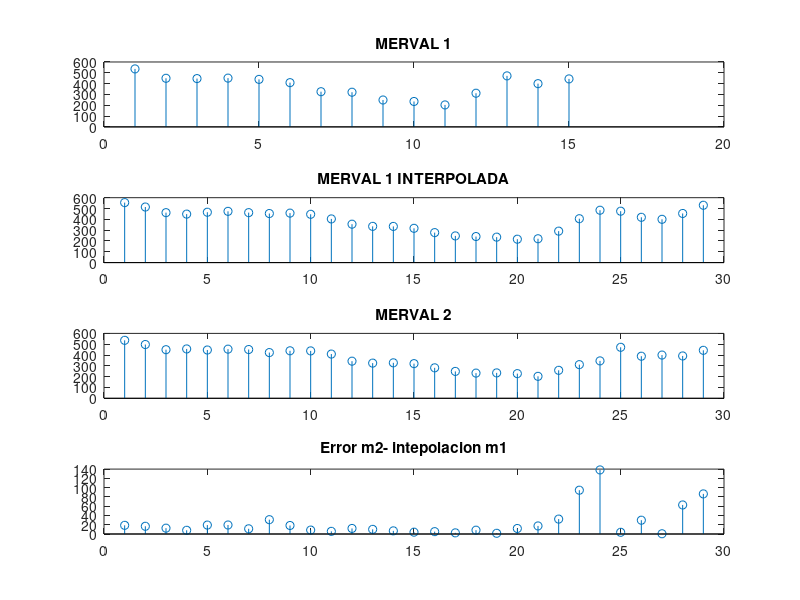

Reproduce this figure in MATLAB.
m1 = load('merval1.txt');
m2 = load('merval2.txt');
Tm1 = fft(m1);
N = length(m1);
X = [Tm1(1:N/2); zeros(N,1); Tm1(N/2+1:N);];
inter = ifft(X).*2;%el 2 es xq al aumentar el numero de puntos al doble, la mag de los palitos se va ver reducido a la mitad

subplot(4,1,1);stem(m1);title('MERVAL 1')

subplot(4,1,2);stem(real(inter));title('MERVAL 1 INTERPOLADA')

subplot(4,1,3);stem(m2);title('MERVAL 2')

subplot(4,1,4);error= m2 - inter;stem(abs(error));title('Error m2- intepolacion m1');
